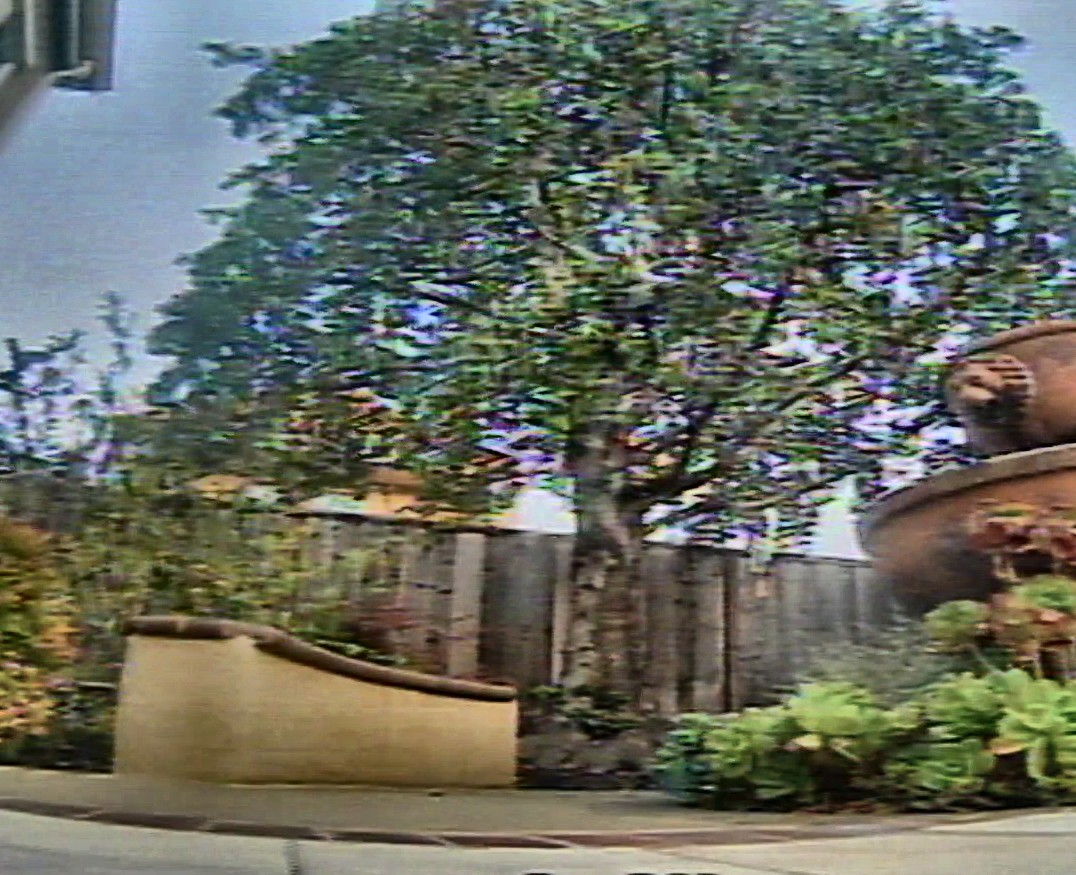
#> input picture ab_latest/frames/000090.jpg, 1076 x 875 px; its folder holds only this picture in this run
$ python -i tartan.py   (imports and definitions only)
#> lines starting #> are read from the running program, lines starting #| are printed output that depends on the picture
"""TartanAir clips (MonST3R-style preprocessed copy: per frame RGB png, metric
depth npy, camera-to-world pose and intrinsics npz) as GCT training input.

A clip is S frames of one trajectory taken every `stride` frames.  Images are
conditioned the way the yard pipeline conditions its video (optional FPV look,
then CLAHE), resized to the model grid (width 518, height a multiple of 14),
optionally after a random crop that changes aspect and field of view."""
import glob
import os

import cv2
import numpy as np
import torch

from fpv import FPVLook

ROOT = os.environ.get("TARTAN_ROOT", r"C:\Users\shaur\gct_data\tartanair")
MAX_DEPTH = 80.0            # sky and far terrain are not supervised


# [10 lines left out: function sequences, not called in this run]


def clahe(rgb):
    lab = cv2.cvtColor(rgb, cv2.COLOR_RGB2LAB)
#> lab: shape (875, 1076, 3); mean of channels 0, 1, 2 111, 124.8, 133.8
    lab[:, :, 0] = cv2.createCLAHE(clipLimit=2.0, tileGridSize=(8, 8)).apply(lab[:, :, 0])
#> lab: shape (875, 1076, 3); mean of channels 0, 1, 2 128.4, 124.8, 133.8
    return cv2.cvtColor(lab, cv2.COLOR_LAB2RGB)
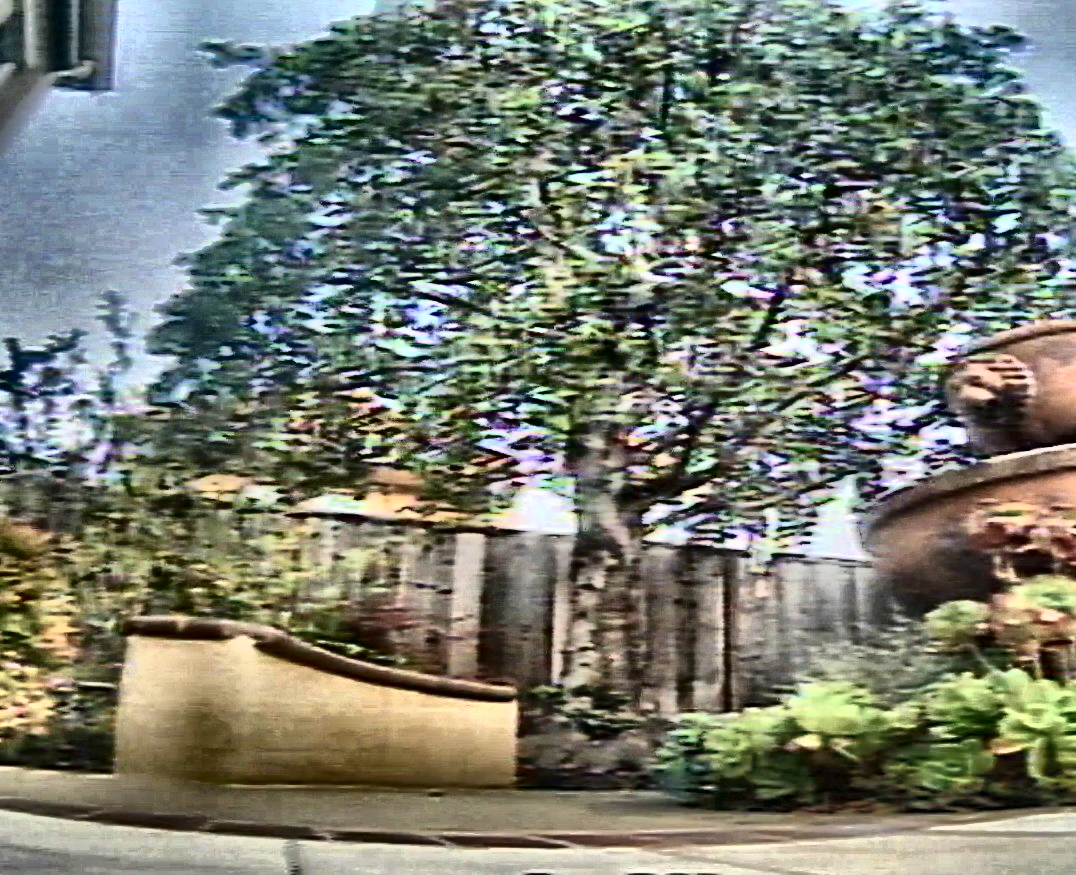
#> returned value: shape (875, 1076, 3); mean R, G, B 119.3, 124.2, 112.6


# The drone camera as GLOMAP calibrated it on the garden video, after the
# pipeline's edge crop: 57 x 60 degree field of view shown on a 1076 x 874
# frame, i.e. a 4:3 analog picture stretched 1.31x sideways.  On the model grid
# that is 518 x 420 with fx ~ 481, fy ~ 366.
DRONE_HFOV, DRONE_VFOV, DRONE_HW = 56.6, 59.7, (420, 518)


# [96 lines left out: functions drone_crop, radial, load_clip, random_clip, not called in this run]

>>> import cv2
>>> picture = cv2.cvtColor(cv2.imread('../ab_latest/frames/000090.jpg'), cv2.COLOR_BGR2RGB)
>>> result = clahe(picture)

$ run again, on ab_latest/frames/000150.jpg
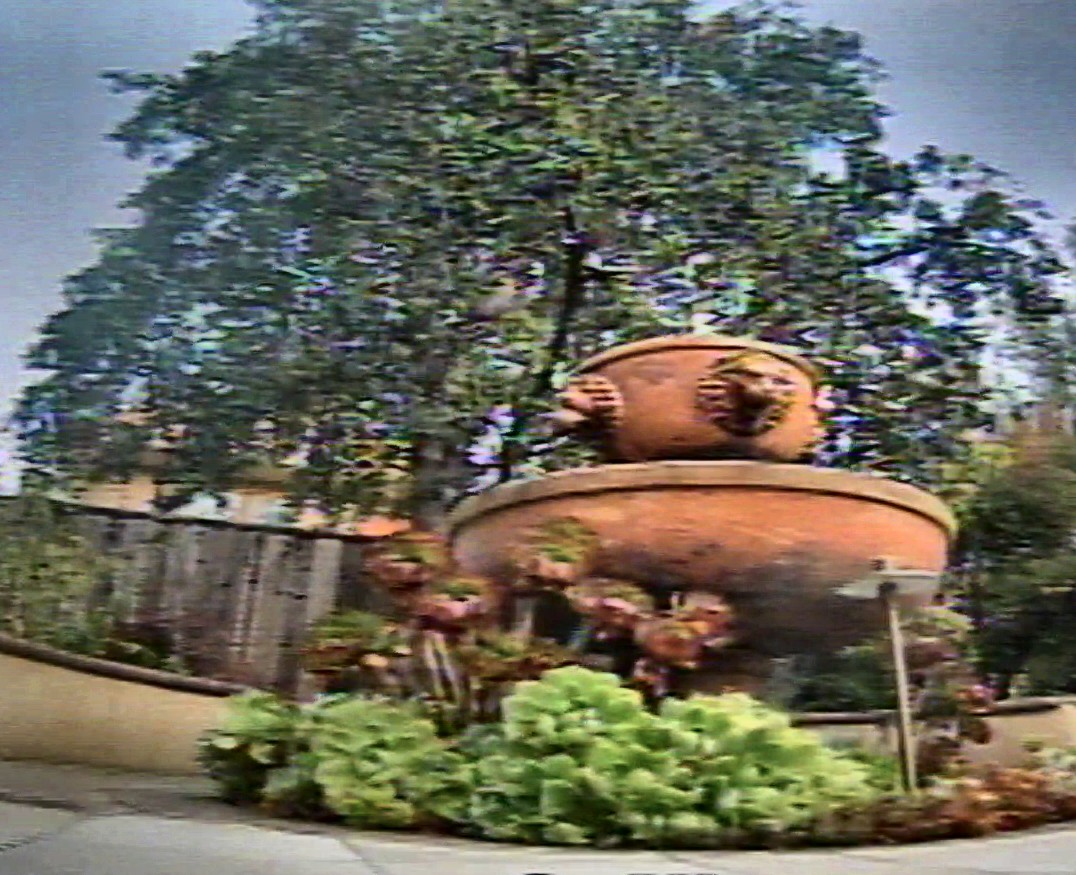
#> input picture ab_latest/frames/000150.jpg, 1076 x 875 px
#> in clahe, `return cv2.cvtColor(lab, cv2.COLOR_LAB2RGB)`:
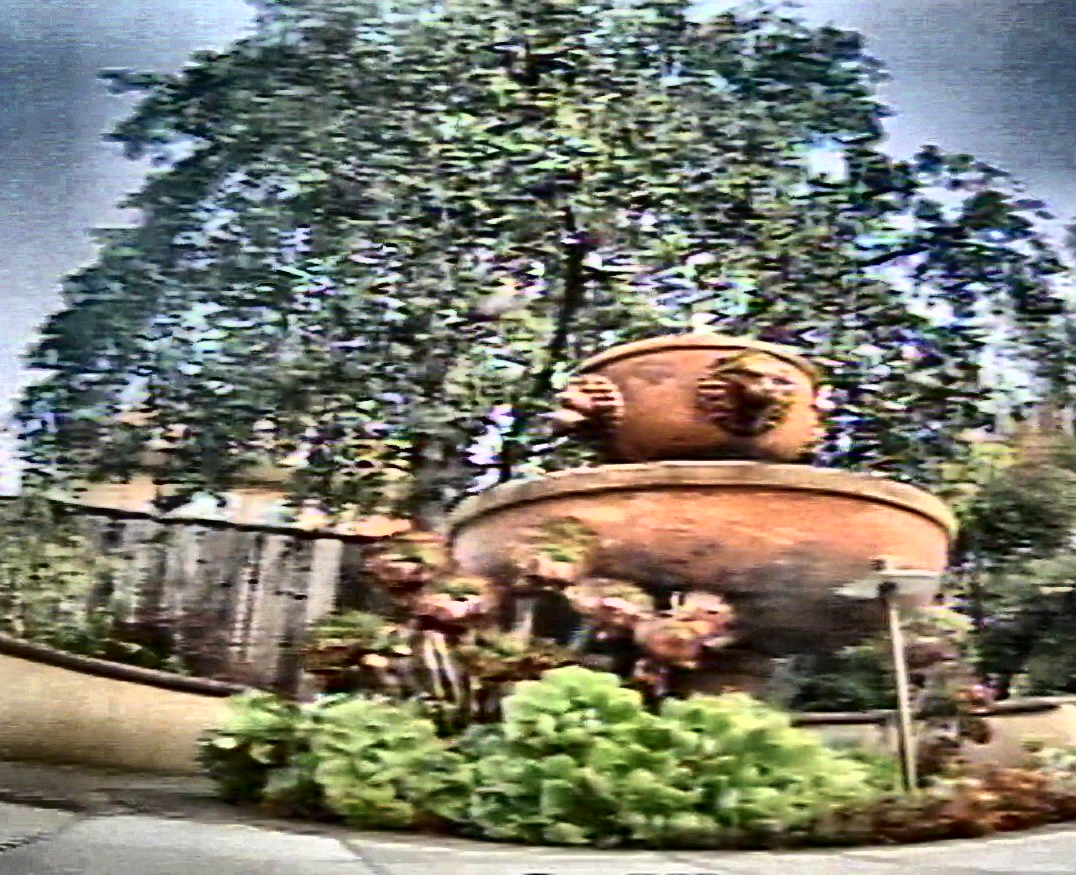
#> returned value: shape (875, 1076, 3); mean R, G, B 122, 121.7, 109.1

$ run again, on ab_latest/frames/000270.jpg
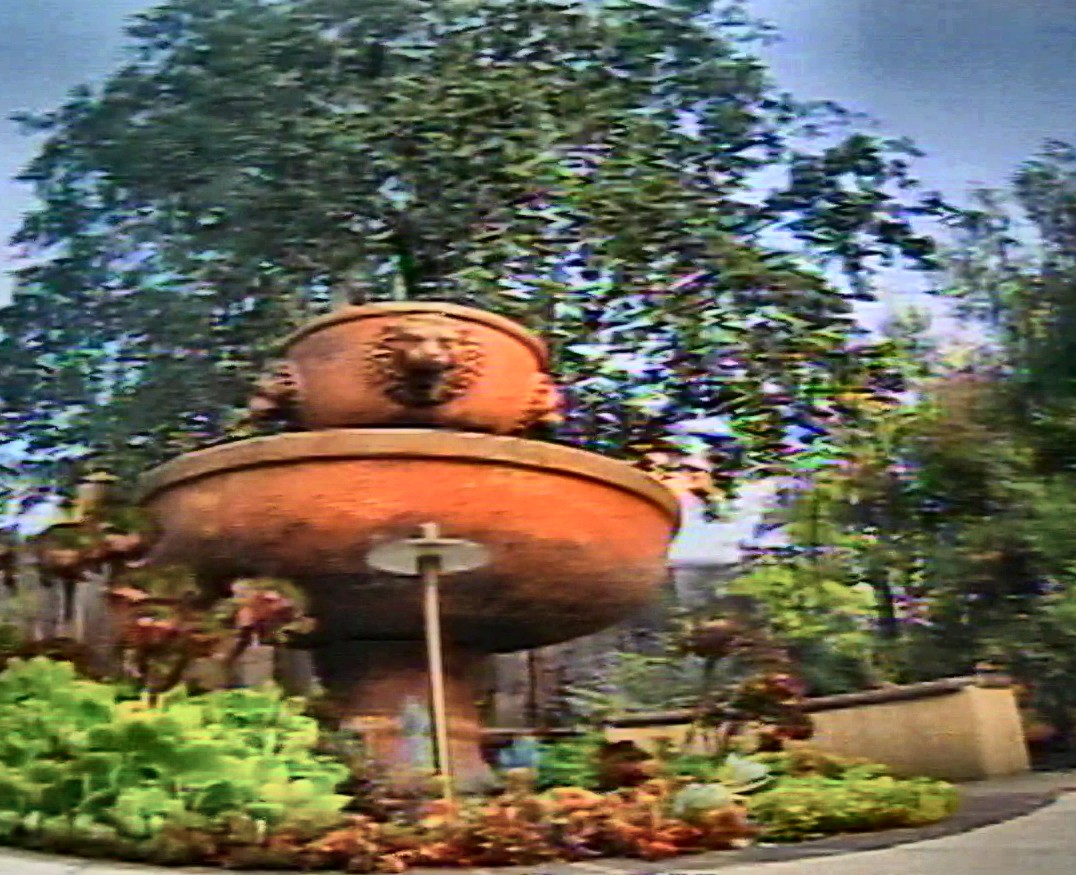
#> input picture ab_latest/frames/000270.jpg, 1076 x 875 px
#> in clahe, `return cv2.cvtColor(lab, cv2.COLOR_LAB2RGB)`:
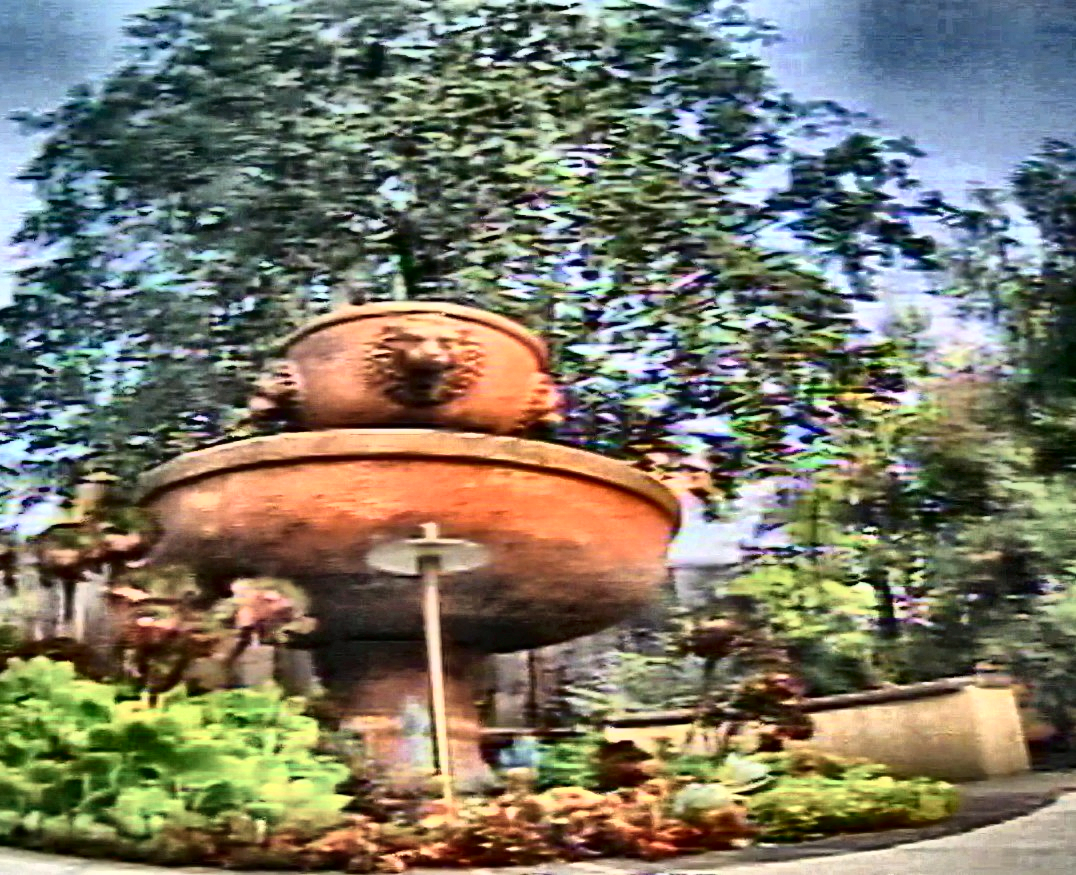
#> returned value: shape (875, 1076, 3); mean R, G, B 121.5, 119.2, 102.5

$ run again, on ab_latest/frames/000300.jpg
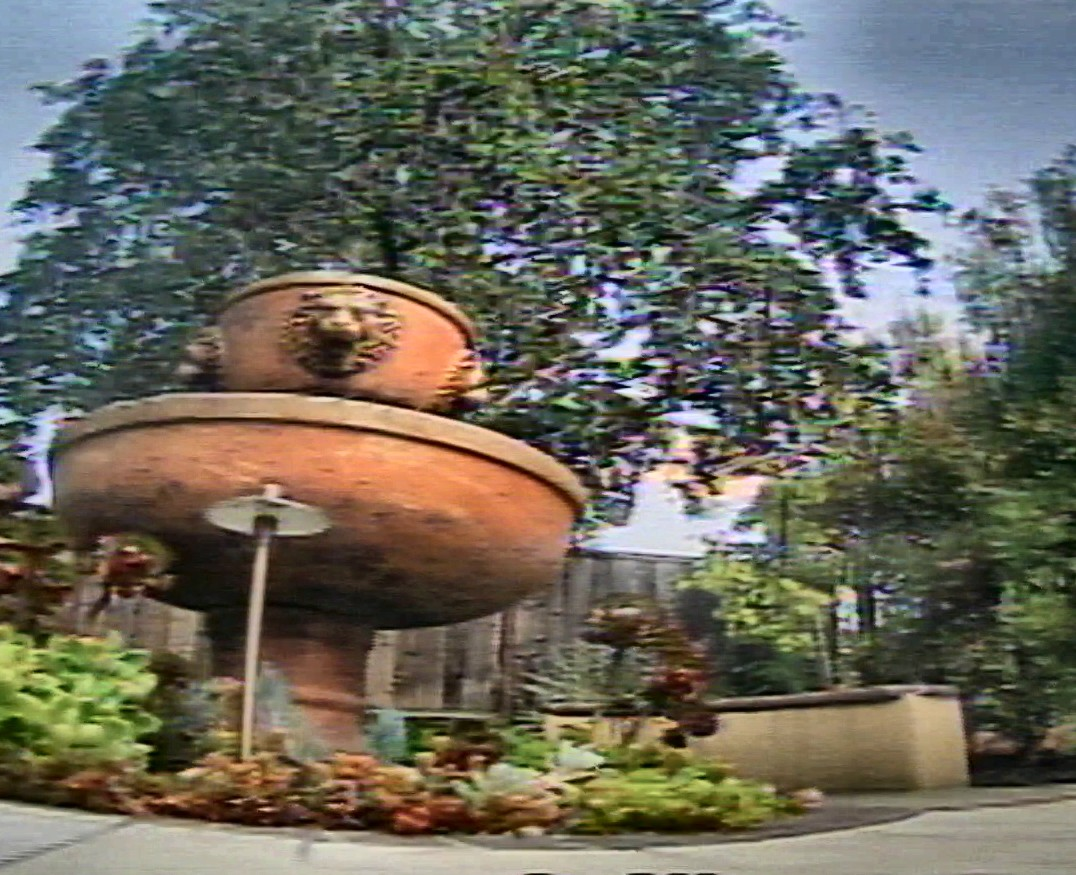
#> input picture ab_latest/frames/000300.jpg, 1076 x 875 px
#> in clahe, `return cv2.cvtColor(lab, cv2.COLOR_LAB2RGB)`:
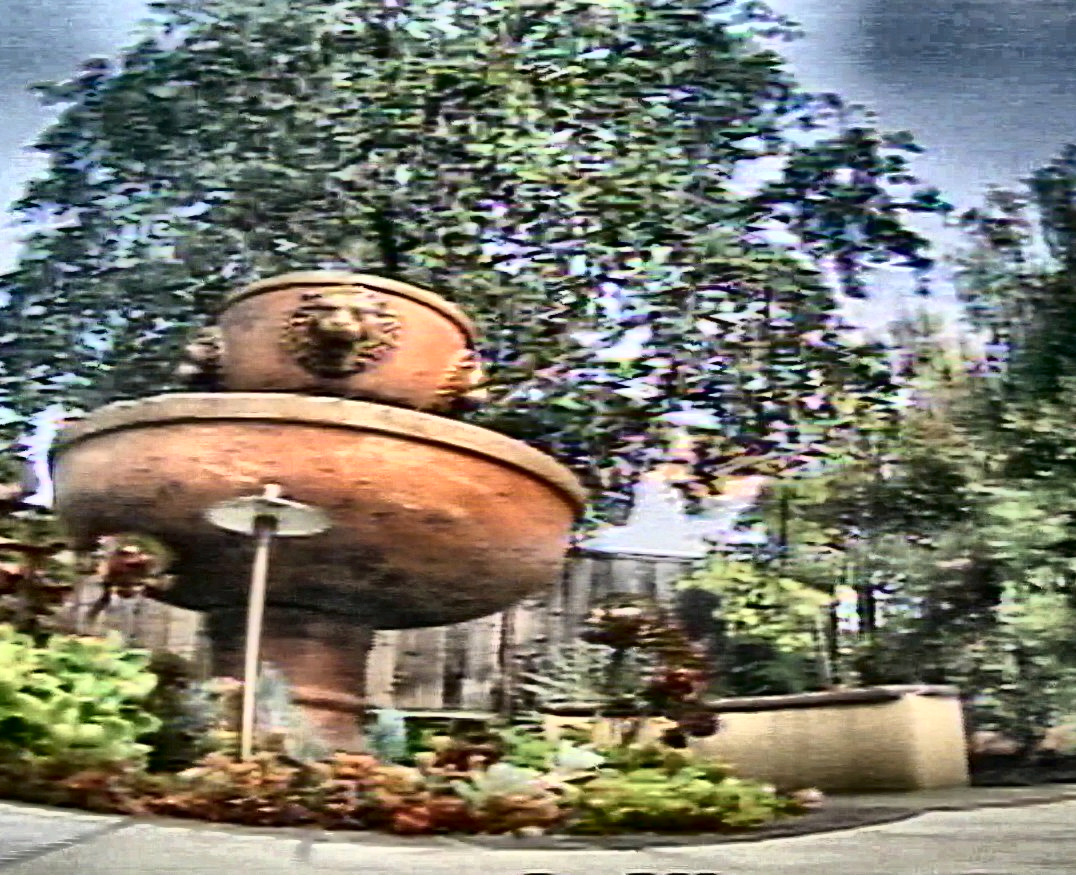
#> returned value: shape (875, 1076, 3); mean R, G, B 122, 120.9, 108.4
